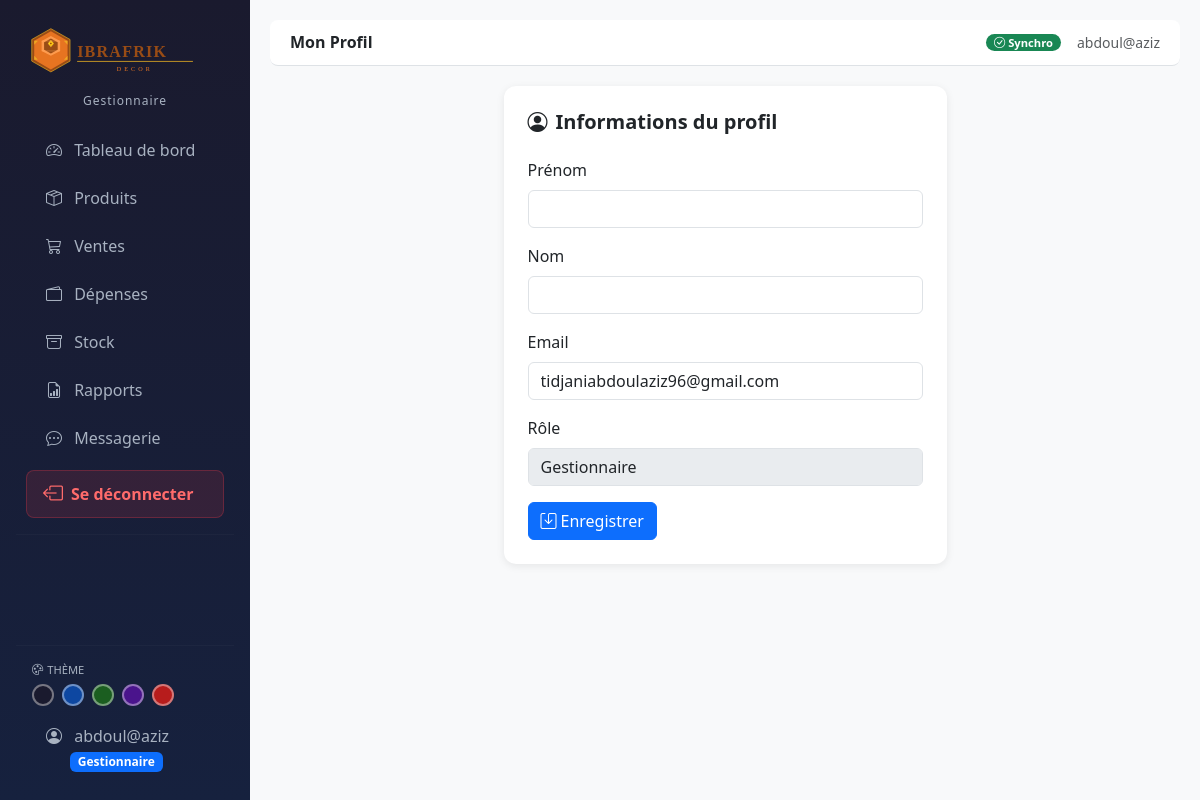
The app's page /profil/ (signed in) with its own data.
### accounts/models.py (models this page shows, shortened)
class Utilisateur(AbstractUser):
    GESTIONNAIRE = 'GESTIONNAIRE'
    ADMIN = 'ADMIN'
    ROLE_CHOICES = [
        (GESTIONNAIRE, 'Gestionnaire'),
        (ADMIN, 'Administrateur'),
    ]
    role = models.CharField(
        max_length=20,
        choices=ROLE_CHOICES,
        default=GESTIONNAIRE,
    )
    def is_gestionnaire(self):
        return self.role == self.GESTIONNAIRE
    def is_admin_bc(self):
        return self.role == self.ADMIN
    class Meta:
        verbose_name = 'Utilisateur'
        verbose_name_plural = 'Utilisateurs'

### accounts/views.py (the view)
# urls.py: path('profil/', views.profil_view, name='profil'),
@login_required
def profil_view(request):
    return render(request, 'accounts/profil.html')

### dashboard/context_processors.py (called while the page is built)
def messages_non_lus(request):
    if request.user.is_authenticated:
        count = Message.objects.filter(
            destinataire=request.user, lu=False
        ).count()
        return {'messages_non_lus_count': count}
    return {'messages_non_lus_count': 0}

### templates/accounts/profil.html (shortened to what this page needs)
{% extends 'base.html' %}
{% block page_title %}Mon Profil{% endblock %}
{% block content %}
<div class="row justify-content-center">
    <div class="col-md-6">
        <div class="card p-4">
            <h5 class="fw-bold mb-4"><i class="bi bi-person-circle me-2"></i>Informations du profil</h5>
            <form method="post">
                <div class="mb-3">
                    <label class="form-label">Prénom</label>
                    <input type="text" name="first_name" class="form-control"
                           value="{{ user.first_name }}">
                </div>
                <div class="mb-3">
                    <label class="form-label">Nom</label>
                    <input type="text" name="last_name" class="form-control"
                           value="{{ user.last_name }}">
                </div>
                <div class="mb-3">
                    <label class="form-label">Email</label>
                    <input type="email" name="email" class="form-control"
                           value="{{ user.email }}">
                </div>
                <div class="mb-3">
                    <label class="form-label">Rôle</label>
                    <input type="text" class="form-control"
                           value="{{ user.get_role_display }}" disabled>
                </div>
                <button type="submit" class="btn btn-primary">
                    <i class="bi bi-save me-1"></i>Enregistrer
                </button>
            </form>
        </div>
    </div>
</div>
{% endblock %}

### templates/base.html (shortened to what this page needs)
{% load static %}
<!DOCTYPE html>
<html lang="fr">
<head>
    <link href="https://cdn.jsdelivr.net/npm/bootstrap@5.3.0/dist/css/bootstrap.min.css" rel="stylesheet">
    <link href="https://cdn.jsdelivr.net/npm/bootstrap-icons@1.11.0/font/bootstrap-icons.css" rel="stylesheet">
</head>
<body data-theme="dark">
{% if user.is_authenticated %}
<div class="d-flex">
    <nav class="sidebar p-3">
       <div class="text-center mb-3 mt-1">
    {% load static %}
    <img src="{% static 'images/logo_ibrafrik.svg' %}"
         alt="IBRAFRIK Decor"
         style="width: 210px; max-width: 100%; filter: brightness(1.1);">
    <div style="color: var(--sidebar-text); font-size: 0.75rem; margin-top: 4px; letter-spacing: 1px;">
        {{ user.get_role_display }}
    </div>
</div>
        <ul class="nav flex-column flex-grow-1">
            {% if user.is_gestionnaire %}
            <li class="nav-item">
                <a class="nav-link {% if request.resolver_match.url_name == 'index' %}active{% endif %}"
                   href="{% url 'dashboard:index' %}">
                    <i class="bi bi-speedometer2"></i> Tableau de bord
                </a>
            </li>
            <li class="nav-item">
                <a class="nav-link {% if request.resolver_match.app_name == 'produits' %}active{% endif %}"
                   href="{% url 'produits:liste' %}">
                    <i class="bi bi-box-seam"></i> Produits
                </a>
            </li>
            <li class="nav-item">
                <a class="nav-link {% if request.resolver_match.app_name == 'ventes' %}active{% endif %}"
                   href="{% url 'ventes:liste' %}">
                    <i class="bi bi-cart3"></i> Ventes
                </a>
            </li>
            <li class="nav-item">
                <a class="nav-link {% if request.resolver_match.app_name == 'depenses' %}active{% endif %}"
                   href="{% url 'depenses:liste' %}">
                    <i class="bi bi-wallet2"></i> Dépenses
                </a>
            </li>
            <li class="nav-item">
                <a class="nav-link {% if request.resolver_match.app_name == 'stock' %}active{% endif %}"
                   href="{% url 'stock:liste' %}">
                    <i class="bi bi-archive"></i> Stock
                </a>
            </li>
            <li class="nav-item">
                <a class="nav-link {% if request.resolver_match.app_name == 'rapports' %}active{% endif %}"
                   href="{% url 'rapports:journalier' %}">
                    <i class="bi bi-file-earmark-bar-graph"></i> Rapports
                </a>
            </li>
            <li class="nav-item">
                <a class="nav-link {% if request.resolver_match.app_name == 'messagerie' %}active{% endif %}"
                   href="{% url 'messagerie:inbox' %}">
                    <i class="bi bi-chat-dots"></i> Messagerie
                </a>
            </li>
        <a href="{% url 'accounts:logout' %}" class="btn-deconnexion">
            <i class="bi bi-box-arrow-left fs-5"></i>
            Se déconnecter
        </a>
        <hr style="border-color: rgba(255,255,255,0.1); margin: 8px 0;">
            {% endif %}
        </ul>
        <div style="margin-top: auto; padding-top: 12px;">
            <hr style="border-color: rgba(255,255,255,0.1); margin-bottom: 10px;">
            <div class="px-3 mb-2">
                <small style="color: var(--sidebar-text); font-size: 0.7rem;">
                    <i class="bi bi-palette me-1"></i>THÈME
                </small>
                <div class="d-flex gap-2 mt-1 flex-wrap">
                    <div class="theme-btn" style="background:#1a1a2e;"
                         onclick="setTheme('dark')" title="Sombre"></div>
                    <div class="theme-btn" style="background:#0d47a1;"
                         onclick="setTheme('blue')" title="Bleu"></div>
                    <div class="theme-btn" style="background:#1b5e20;"
                         onclick="setTheme('green')" title="Vert"></div>
                    <div class="theme-btn" style="background:#4a148c;"
                         onclick="setTheme('purple')" title="Violet"></div>
                    <div class="theme-btn" style="background:#b71c1c;"
                         onclick="setTheme('red')" title="Rouge"></div>
                </div>
            </div>
            <a href="{% url 'accounts:profil' %}" class="nav-link" style="color: var(--sidebar-text);">
                <i class="bi bi-person-circle"></i>
                {{ user.get_full_name|default:user.username }}
                <br>
                <span class="badge ms-4
                    {% if user.is_admin_bc %}bg-warning text-dark
                    {% else %}bg-primary{% endif %}">
                    {{ user.get_role_display }}
                </span>
            </a>
        </div>
    </nav>
    <div class="main-content flex-grow-1">
        <div class="topbar d-flex justify-content-between align-items-center">
            <h6 class="mb-0 fw-bold">{% block page_title %}{% endblock %}</h6>
            <div class="d-flex align-items-center gap-3">
                <span id="sync-indicator" class="badge badge-sync bg-secondary">
                </span>
                <small class="text-muted">{{ user.get_full_name|default:user.username }}</small>
            </div>
        </div>
        {% block content %}{% endblock %}
    </div>
</div>
{% else %}
    {% block content_unauthenticated %}{% endblock %}
{% endif %}
</body>
</html>

### templates/base.html (style rules this page uses)
body[data-theme="dark"] { --sidebar-bg1: #1a1a2e; --sidebar-bg2: #16213e; --sidebar-text: #a8b2c1; background-color: #f8f9fa; }
body { --sidebar-bg1: #1a1a2e; --sidebar-bg2: #16213e; --sidebar-text: #a8b2c1; background-color: #f8f9fa; }
.sidebar { height: 100vh; background: linear-gradient(180deg, var(--sidebar-bg1) 0%, var(--sidebar-bg2) 100%); width: 250px; position: fixed; top: 0; left: 0; display: flex; flex-direction: column; overflow-y: auto; }
.sidebar .nav-link { color: var(--sidebar-text); padding: 10px 20px; border-radius: 8px; margin: 2px 10px; transition: all 0.2s; }
.sidebar .nav-link i { margin-right: 8px; }
.main-content { margin-left: 250px; padding: 20px; }
.topbar { background: #fff; border-bottom: 1px solid #dee2e6; padding: 12px 20px; margin-bottom: 20px; border-radius: 8px; }
.card { border: none; box-shadow: 0 2px 8px rgba(0,0,0,0.08); border-radius: 12px; }
.badge-sync { font-size: 0.7rem; padding: 3px 8px; border-radius: 20px; }
.theme-btn { width: 22px; height: 22px; border-radius: 50%; border: 2px solid rgba(255,255,255,0.4); cursor: pointer; transition: transform 0.2s; }
.btn-deconnexion { display: flex; align-items: center; gap: 8px; background: rgba(220, 53, 69, 0.15); color: #ff6b6b !important; border: 1px solid rgba(220, 53, 69, 0.3); border-radius: 8px; padding: 8px 16px; margin: 8px 10px; font-weight: 600; transition: all 0.2s; text-decoration: none; }

### records on screen
Utilisateur: role "Gestionnaire", get_full_name "abdoul@aziz", email "tidjaniabdoulaziz96@gmail.com"
